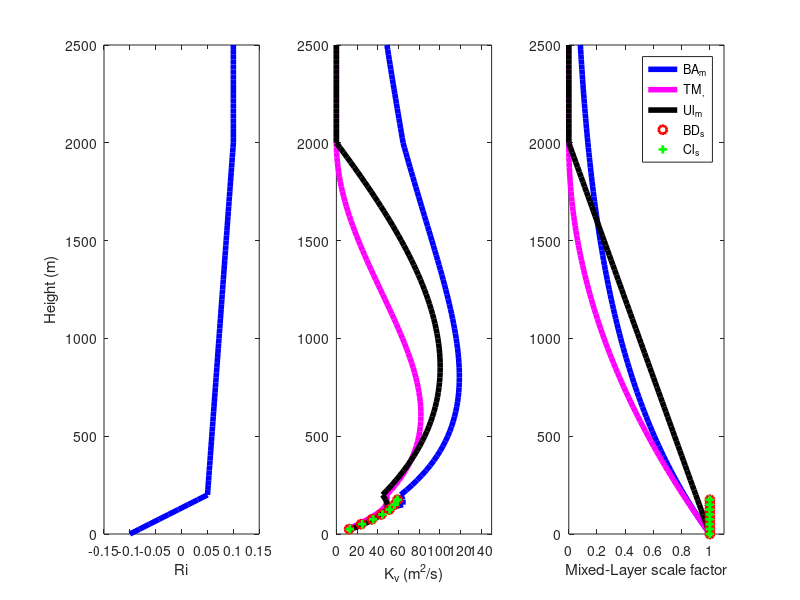

Reproduce this figure in MATLAB.
clear all;

% Constants
Ric = 0.25;
vk  = 0.4;
nz  = 101;

% Assume a friction velocity
ustr = 1.0;

% Assume a ABL thickness
H  = 2000.0;
h  = 0.1*H;
z  = linspace(0,1.25*H,nz);

% Assume a Ri profile
Rimin=-0.10;
Risrf= 0.05;
Rimax= 0.10;
zs=0;
for i=1:nz
 if z(i)<h
  zs = i;
  % Linear in surface layer since Ri = z/L
  Ri(i) = Rimin + (Risrf-Rimin)*z(i)/h;
 elseif z(i)<H
  Ri(i) = Risrf + (Rimax-Risrf)*(z(i)-h)/(H-h);
 else
  Ri(i) = Rimax;
 end
end
% Get MO length
for i=1:nz
 if Ri(i)<0
  L(i) = z(i)/Ri(i);
 else
  L(i) = (z(i)/Ri(i))*(1-5*Ri(i));
 end
end
zeta = z./L;

% Loop over z and calculate Kv
for i=1:nz
 % Scaling terms for M-L
 sc1(i) = 1.0;
 sc2(i) = 1.0;
 sc3(i) = exp(-2*z(i)/H);
 if z(i)<=H
  sc4(i) = (1 - z(i)/H)^2;
  sc5(i) = (1 - z(i)/H)^1;
 else
  sc4(i) = 0;
  sc5(i) = 0;
 end
 % phi values
 if zeta(i)<0 % unstable
  p1=1.0;a1=4;c1=16.0;phisrf_BD(i) = p1*(1-c1*zeta(i))^(-1.0/a1);
  p1=1.0;a1=3;c1=15.0;phisrf_Cl(i) = p1*(1-c1*zeta(i))^(-1.0/a1);
  p1=1.0;a1=4;c1=16.0;phiml_BA(i)  = p1*(1-c1*zeta(i))^(-1.0/a1);
  p1=1.0;a1=3;c1= 7.0;phiml_TM(i)  = p1*(1-c1*zeta(i))^(-1.0/a1);
  p1=1.0;a1=2;c1=13.0;phiml_Ul(i)  = p1*(1-c1*zeta(i))^(-1.0/a1);
 else % stable
  p1=1.0 ;b1=5.0;phisrf_BD(i) = p1 + b1 * zeta(i);
  p1=1.0 ;b1=5.0;phisrf_Cl(i) = p1 + b1 * zeta(i);
  p1=0.74;b1=4.7;phiml_BA(i)  = p1 + b1 * zeta(i);
  p1=1.0 ;b1=5.0;phiml_TM(i)  = p1 + b1 * zeta(i);
  p1=1.0 ;b1=9.2;phiml_Ul(i)  = p1 + b1 * zeta(i);
 end
 % Diffusivity values
 Kv1(i) = ustr*vk*z(i)/phisrf_BD(i) * sc1(i);
 Kv2(i) = ustr*vk*z(i)/phisrf_Cl(i) * sc2(i);
 Kv3(i) = ustr*vk*z(i)/phiml_BA(i)  * sc3(i);
 Kv4(i) = ustr*vk*z(i)/phiml_TM(i)  * sc4(i);
 Kv5(i) = ustr*vk*z(i)/phiml_Ul(i)  * sc5(i);
end

figure;
subplot(1,3,1),plot(Ri,z,'b-',"linewidth",4)
axis([1.5*Rimin 1.5*Rimax 0 1.25*H])
xlabel('Ri')
ylabel('Height (m)')
subplot(1,3,2),plot(Kv3(1:nz),z(1:nz),'b-',"linewidth",4);hold on;
subplot(1,3,2),plot(Kv4(1:nz),z(1:nz),'m-',"linewidth",4);
subplot(1,3,2),plot(Kv5(1:nz),z(1:nz),'k-',"linewidth",4);
subplot(1,3,2),plot(Kv1(1:zs),z(1:zs),'ro',"linewidth",2);
subplot(1,3,2),plot(Kv2(1:zs),z(1:zs),'g+',"linewidth",2);
hold off;
axis([0 150 0 1.25*H])
xlabel('K_v (m^2/s)')


subplot(1,3,3),plot(sc3(1:nz),z(1:nz),'b-',"linewidth",4);hold on;
subplot(1,3,3),plot(sc4(1:nz),z(1:nz),'m-',"linewidth",4);
subplot(1,3,3),plot(sc5(1:nz),z(1:nz),'k-',"linewidth",4);
subplot(1,3,3),plot(sc1(1:zs),z(1:zs),'ro',"linewidth",2);
subplot(1,3,3),plot(sc2(1:zs),z(1:zs),'g+',"linewidth",2);
legend('BA_m','TM_,','Ul_m','BD_s','Cl_s')
axis([0 1.1 0 1.25*H])
hold off;
xlabel('Mixed-Layer scale factor')

print -dpng -color "-S1000,500" Kv_ML.png

